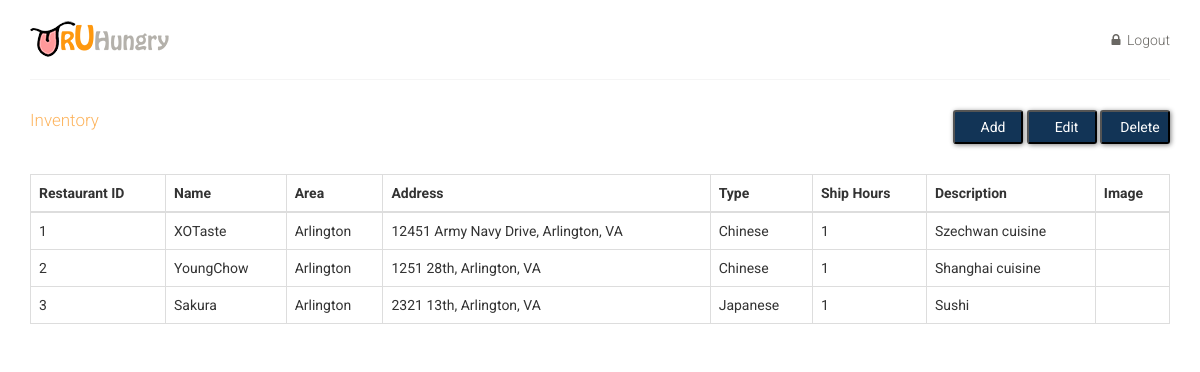
Page /admin_inventory.php (signed in) on the committed database.
### tables this page shows
CREATE TABLE restaurant_info (
  Restrt_ID INT NOT NULL AUTO_INCREMENT,
  Restrt_Name VARCHAR(50) NOT NULL,
  Area VARCHAR(50) NULL,
  Ship_Hours VARCHAR(50) NULL,
  Address VARCHAR(100) NULL,
  Restrt_Type VARCHAR(50) NULL,
  Description VARCHAR(200) NULL,
  Img VARCHAR(200) NULL,
  PRIMARY KEY (Restrt_ID));

### admin_inventory.php (the view, shortened to what this page needs)
<!DOCTYPE html>
<html lang="en">
<head>
    <link rel="stylesheet" href="css/jquery_popup.css" />
    <link href="css/bootstrap.min.css" rel="stylesheet">
    <link href="css/font-awesome.min.css" rel="stylesheet">
    <link href="css/prettyPhoto.css" rel="stylesheet">
    <link href="css/price-range.css" rel="stylesheet">
    <link href="css/animate.css" rel="stylesheet">
	<link href="css/main.css" rel="stylesheet">
	<link href="css/responsive.css" rel="stylesheet">
</head>
<body>
	<header id="header">
		<div class="header-middle">
			<div class="container">
				<div class="row">
					<div class="col-sm-4">
						<div class="logo pull-left">
							<a href="index.php"><img src="images/home/mylogo.png" alt="" /></a>
						</div>
					</div>
					<div class="col-sm-8">
						<div class="shop-menu pull-right">
							<ul class="nav navbar-nav">
								<li><a href="logout.php"><i class="fa fa-lock"></i> Logout</a></li>
							</ul>
						</div>
					</div>
				</div>
			</div>
		</div>
		<div class="header-bottom">
			<div class="container">
				<div class="row">
					<div class="col-sm-8">
						<div class="mainmenu pull-left">
							<ul class="nav navbar-nav collapse navbar-collapse">
								<li><a href="#" class="active">Inventory</a>
                                </li>
							</ul>
						</div>
					</div>
                    <div class="col-sm-4">
						<div class="search_box pull-right">
							<button type="search" id="add" align= 'center'>Add</button>
							<button type="search" id="edit" align= 'center'>Edit</button>
							<button type="search" id="delete" align= 'center'>Delete</button>
						</div>
					</div>
				</div>
			</div>
		</div>
</header>
	<div class="container">
		<table class="table table-bordered">
			<thead>
				<tr>
					<th align= 'center' >Restaurant ID</th>
					<th align= 'center' >Name</th>
					<th align= 'center' >Area</th>
					<th align= 'center' >Address</th>
					<th align= 'center' >Type</th>
					<th align= 'center' >Ship Hours</th>
					<th align= 'center' >Description</th>
					<th align= 'center' >Image</th>
				</tr>
			</thead>
			<?php
				echo "<tbody>";
				$restaurant_check_query = mysql_query("select * from restaurant_info");
				while($row = mysql_fetch_array($restaurant_check_query))
				{
				echo "<tr>";
				echo "<td>" . $row['Restrt_ID'] . "</td>";
				echo "<td>" . $row['Restrt_Name'] . "</td>";
				echo "<td>" . $row['Area'] . "</td>";
				echo "<td>" . $row['Address'] . "</td>";
				echo "<td>" . $row['Restrt_Type'] . "</td>";
				echo "<td>" . $row['Ship_Hours'] . "</td>";
				echo "<td>" . $row['Description'] . "</td>";
				echo "<td>" . $row['Image'] . "</td>";
				echo "</tr>";
				}
				echo "</tbody>";
			?>
		</table>
	</div>
</body>
</html>

### css/main.css (style rules this page uses)
body { font-family: 'Roboto', sans-serif; background:; position: relative; font-weight:400px; }
ul li { list-style: none; }
a { -webkit-transition: 300ms; -moz-transition: 300ms; -o-transition: 300ms; transition: 300ms; }
.header-middle .container .row { border-bottom: 1px solid #f5f5f5; margin-left: 0; margin-right: 0; padding-bottom: 20px; padding-top: 20px; }
.header-middle .container .row .col-sm-4 { padding-left: 0; }
.header-middle .container .row .col-sm-8 { padding-right:0; }
.shop-menu ul li { display:inline-block; padding-left: 15px; padding-right: 15px; }
.shop-menu ul li:last-child { padding-right: 0; }
.shop-menu ul li a { background: #FFFFFF; color: #696763; font-family: 'Roboto', sans-serif; font-size: 14px; font-weight: 300; padding:0; padding-right: 0; margin-top: 10px; }
.shop-menu ul li a i { margin-right:3px; }
.header-bottom { padding-bottom: 30px; padding-top: 30px; }
.navbar-collapse.collapse { padding-left: 0; }
.mainmenu ul li { padding-right: 15px; padding-left: 15px; }
.mainmenu ul li:first-child { padding-left: 0px; }
.mainmenu ul li a { color: #696763; font-family: 'Roboto', sans-serif; font-size: 17px; font-weight: 300; padding: 0; padding-bottom: 10px; }
.mainmenu ul li a:hover, .mainmenu ul li a.active, .shop-menu ul li a.active { background:none; color:#fdb45e; }

### rows in the picture
restaurant_info: Restrt_ID "1", Restrt_Name "XOTaste", Area "Arlington", Address "12451 Army Navy Drive, Arlington, VA", Restrt_Type "Chinese", Ship_Hours "1", Description "Szechwan cuisine"
restaurant_info: Restrt_ID "2", Restrt_Name "YoungChow", Area "Arlington", Address "1251 28th, Arlington, VA", Restrt_Type "Chinese", Ship_Hours "1", Description "Shanghai cuisine"
restaurant_info: Restrt_ID "3", Restrt_Name "Sakura", Area "Arlington", Address "2321 13th, Arlington, VA", Restrt_Type "Japanese", Ship_Hours "1", Description "Sushi"
